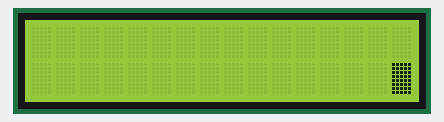
A sketch run on a simulated Arduino Uno, built with avr-gcc and run on an emulated ATmega328P. Shown: 16×2 character LCD. Random numbers use the default seed unless the sketch sets one; what the sketch prints to the serial monitor is not drawn.

Above: at 0.23 s.
At 3.04 s:
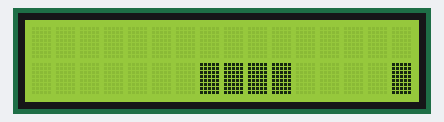
At 6.9 s:
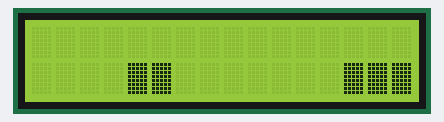
At 10.41 s:
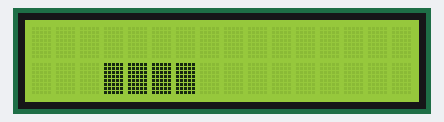
At 20.89 s:
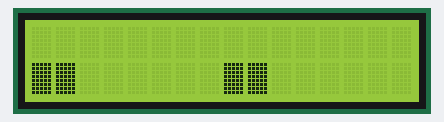
At 39.74 s:
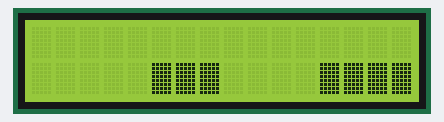

The sketch:

movimento_blocchi.ino
```cpp
#include <LiquidCrystal.h>
/*
* LCD VSS (pin 1)
* LCD VDD (pin 2)
* LCD V0 (pin 3)
connesso a terra (gnd)
connesso all'alimentazione di 5 volt
connesso al polo intermedio di un potenziometro da 10 kohm i cui estremi
sono collegati, rispettivamente, a terra ed all'alimentazione da 5 volt
connesso alla porta 12 di Arduino
connesso a terra (gnd)
* LCD RS (pin 4)
* LCD R/W (pin 5)
* LCD Enable (pin 6) connesso alla porta 11
 * LCD D4 (pin 11)
 * LCD D5 (pin 12)
 * LCD D6 (pin 13)
 * LCD D7 (pin 14)
 * LCD BL-A (pin 15)  connesso all'alimentazione da 5 volt (o ad un interruttore collegato
                      all'alimentazione da 5 volt)
 * LCD BL-K (pin 16) connesso a terra (gnd)
 */
int randNumber;
int randNumber2;
int randNumber3;
  // randomSeed() will then shuffle the random function.

int bottone = 7;
int pos_x = 0;
int pos_y = 1;
int cont = 0;
int i = 0;
int j = 15;
int k = 15;
int l = 15;
int contA = 0;
int contB = 0;
int contC = 0;

//blocco
byte customChar[] = {
  B11111,
  B11111,
  B11111,
  B11111,
  B11111,
  B11111,
  B11111,
  B11111
};

LiquidCrystal lcd(11, 10, 5, 4, 3, 2); //iniziallizziamo i pin sulle porte scelte


void setup() {
  lcd.begin(16, 2); //definisce il numero di caratteri per riga ed il numero di righe da gestire
  Serial.begin(9600);
  randomSeed(millis());

}


void loop(){


  randNumber = random(1, 5);
  randNumber2 = random(1, 5);
  randNumber3 = random(1, 5);
  Serial.println(randNumber);
  Serial.println(randNumber2);
  Serial.println(randNumber3);
  movimentoblocchi(randNumber, randNumber2, randNumber3);
  lcd.clear();
  delay(300);


}


void movimentoblocchi(int a, int b, int c){
    lcd.createChar(1, customChar);
    j = 15;
    k = 15;
    l = 15;
    contB = 0;
    contC = 0;
    while(k!= 0-c){
        if(j != -1 -a){
          lcd.setCursor(j,1);
          lcd.write(byte(1));
          lcd.setCursor(j+a, 1);
          lcd.write(" ");
          j--;
        }
        contB++;
        if(contB >= a+5){
            if(l != -1 - b){
              lcd.setCursor(l,1);
              lcd.write(byte(1));
              lcd.setCursor(l+b, 1);
              lcd.write(" ");
              l--;
            }
        }
        contC++;
        if(contC >= a+14){
            if(k != 0 - c){
              lcd.setCursor(k,1);
              lcd.write(byte(1));
              lcd.setCursor(k+c, 1);
              lcd.write(" ");
              k--;
            }
        }
        delay(350);
    }
}
```
